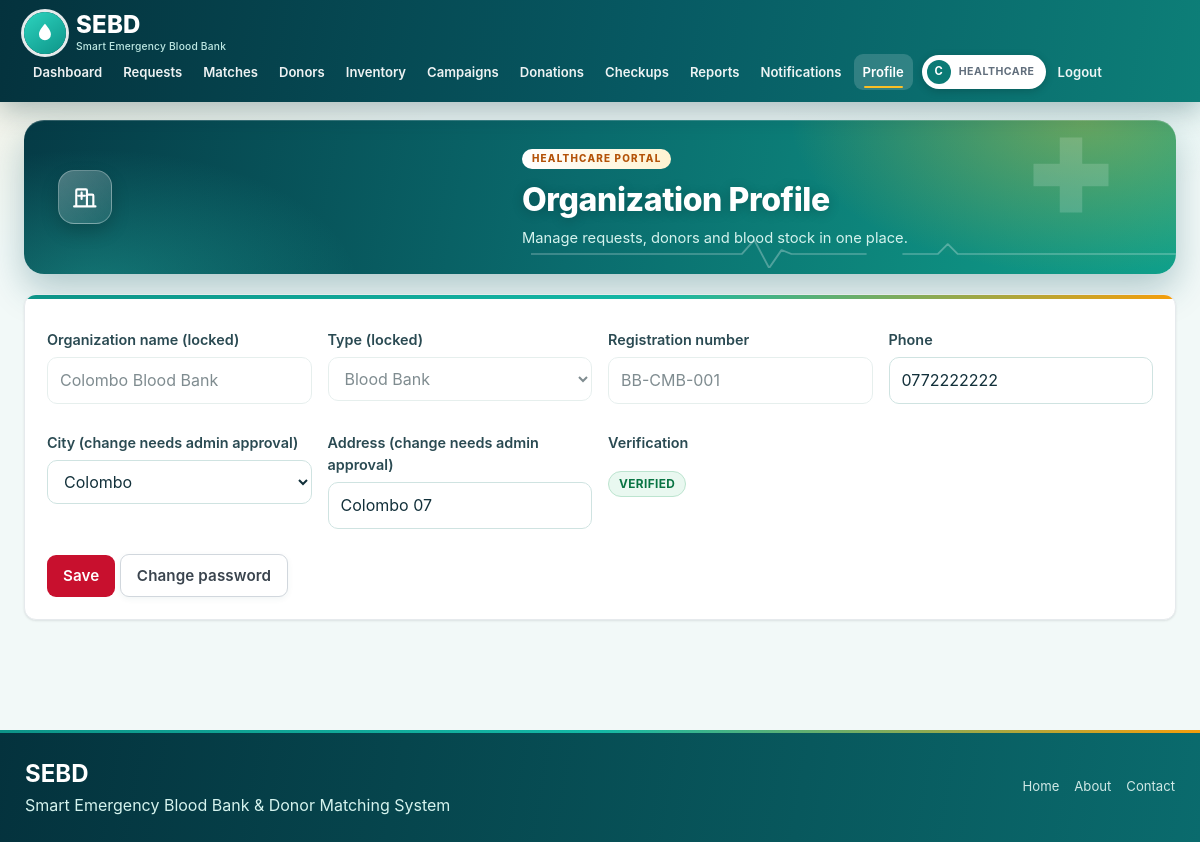
The page /healthcare/profile.php (signed in) on the database its author committed.
### tables this page shows
CREATE TABLE IF NOT EXISTS `healthcare_organizations` (
  `organization_id` int NOT NULL AUTO_INCREMENT,
  `user_id` int NOT NULL,
  `organization_name` varchar(150) NOT NULL,
  `organization_type` varchar(50) DEFAULT NULL,
  `registration_number` varchar(100) NOT NULL,
  `address` varchar(255) DEFAULT NULL,
  `city` varchar(100) DEFAULT NULL,
  `phone` varchar(20) DEFAULT NULL,
  `verification_status` enum('PENDING','VERIFIED','REJECTED') DEFAULT 'PENDING',
  `created_at` datetime DEFAULT CURRENT_TIMESTAMP,
  `certificate_file` varchar(100) DEFAULT NULL,
  `rejection_reason` varchar(255) DEFAULT NULL,
  `reviewed_by` int DEFAULT NULL,
  `reviewed_at` datetime DEFAULT NULL,
  `pending_city` varchar(100) DEFAULT NULL,
  `pending_address` varchar(255) DEFAULT NULL,
  `location_change_at` datetime DEFAULT NULL,
  PRIMARY KEY (`organization_id`),
  UNIQUE KEY `user_id` (`user_id`),
  UNIQUE KEY `registration_number` (`registration_number`)
);

### includes/auth.php (called while the page is built, shortened)
<?php
require_once __DIR__.'/../config/database.php';
require_once __DIR__.'/functions.php';
process_requests($pdo);

### healthcare/profile.php (the view, shortened to what this page needs)
<?php require_once __DIR__.'/../includes/auth.php'; require_role('HEALTHCARE');
$o=my_org($pdo);
$status=$o['verification_status'];
$editIdentity=($status==='REJECTED'); $locationViaRequest=($status==='VERIFIED');
$title='Organization Profile'; require '../includes/header.php'; ?>
<form method="post" class="card"><?= csrf_field() ?><div class="row">
<div><label>Organization name<?= $editIdentity?'':' (locked)' ?></label><input name="organization_name" value="<?= h($o['organization_name']) ?>" maxlength="150" <?= $editIdentity?'required':'disabled' ?>></div>
<div><label>Type<?= $editIdentity?'':' (locked)' ?></label><select name="organization_type" <?= $editIdentity?'':'disabled' ?>><?php foreach(['Blood Bank','Hospital'] as $t) echo "<option ".($o['organization_type']===$t?'selected':'').">$t</option>"; ?></select></div>
<div><label>Registration number</label><input value="<?= h($o['registration_number']) ?>" disabled></div>
<div><label>Phone</label><input name="phone" value="<?= h($o['phone']) ?>" required pattern="[0-9]{10}" maxlength="10" inputmode="numeric" title="Enter exactly 10 digits"></div>
<div><label>City<?= $locationViaRequest?' (change needs admin approval)':($editIdentity?'':' (locked)') ?></label><?php if($editIdentity||$locationViaRequest) echo city_select('city',$o['city']); else echo '<input value="'.h($o['city']).'" disabled>'; ?></div>
<div><label>Address<?= $locationViaRequest?' (change needs admin approval)':($editIdentity?'':' (locked)') ?></label><input name="address" value="<?= h($o['address']) ?>" maxlength="255" <?= ($editIdentity||$locationViaRequest)?'':'disabled' ?>></div>
<div><label>Verification</label><p><?= badge($status) ?></p></div></div><br><button class="btn">Save</button> <a class="btn alt" href="change-password.php">Change password</a></form>
<?php require '../includes/footer.php';

### includes/functions.php (shortened to what this page needs)
<?php
function icon($n){
  static $i=[
  'drop'=>'<path d="M12 2.7s6 6.2 6 10.6a6 6 0 0 1-12 0c0-4.4 6-10.6 6-10.6z"/>',
  'users'=>'<path d="M16 20v-1.5a3.5 3.5 0 0 0-3.5-3.5h-5A3.5 3.5 0 0 0 4 18.5V20"/><circle cx="10" cy="8" r="3.5"/><path d="M20 20v-1.5a3.5 3.5 0 0 0-2.5-3.3M15.5 4.7a3.5 3.5 0 0 1 0 6.6"/>',
  'user'=>'<circle cx="12" cy="8" r="4"/><path d="M4 21v-1a6 6 0 0 1 6-6h4a6 6 0 0 1 6 6v1"/>',
  'check'=>'<path d="M5 12.5l4.5 4.5L19 7.5"/>',
  'hospital'=>'<path d="M4 21V6a1 1 0 0 1 1-1h8a1 1 0 0 1 1 1v15M14 10h5a1 1 0 0 1 1 1v10M2 21h20M9 8v6M6 11h6"/>',
  'activity'=>'<path d="M3 12h4l3-8 4 16 3-8h4"/>',
  'alert'=>'<path d="M12 3.5L21.5 20h-19z"/><path d="M12 10v5M12 17.5v.01"/>',
  'target'=>'<circle cx="12" cy="12" r="9"/><circle cx="12" cy="12" r="5"/><circle cx="12" cy="12" r="1"/>',
  'lock'=>'<rect x="5" y="11" width="14" height="10" rx="2"/><path d="M8 11V8a4 4 0 0 1 8 0v3"/>',
  'message'=>'<path d="M21 12a8 8 0 0 1-11.6 7.1L4 20.5l1.4-4.6A8 8 0 1 1 21 12z"/>',
  'pin'=>'<path d="M12 21s7-6.2 7-11.5a7 7 0 0 0-14 0C5 14.8 12 21 12 21z"/><circle cx="12" cy="9.5" r="2.5"/>',
  'mail'=>'<rect x="3" y="5" width="18" height="14" rx="2"/><path d="M3 7l9 6 9-6"/>',
  'phone'=>'<path d="M5 4h4l2 5-2.5 1.5a11 11 0 0 0 5 5L15 13l5 2v4a2 2 0 0 1-2 2A16 16 0 0 1 3 6a2 2 0 0 1 2-2z"/>',
  'shield'=>'<path d="M12 3l8 3v6c0 4.5-3.4 8-8 9-4.6-1-8-4.5-8-9V6z"/><path d="M9 12l2.2 2.2L15.5 10"/>',
  'clock'=>'<circle cx="12" cy="12" r="9"/><path d="M12 7v5l3 2"/>',
  'arrow'=>'<path d="M5 12h14M13 6l6 6-6 6"/>',
  'calendar'=>'<rect x="4" y="5" width="16" height="15" rx="2"/><path d="M4 10h16M9 3v4M15 3v4"/>',
  'bell'=>'<path d="M6 16v-5a6 6 0 0 1 12 0v5l1.5 2h-15z"/><path d="M10 20.5a2 2 0 0 0 4 0"/>',
  'heart'=>'<path d="M12 20s-7.5-4.6-7.5-10a4.3 4.3 0 0 1 7.5-2.8A4.3 4.3 0 0 1 19.5 10c0 5.4-7.5 10-7.5 10z"/>',
  'clipboard'=>'<rect x="6" y="4" width="12" height="17" rx="2"/><path d="M9 4h6v3H9zM9 12h6M9 16h4"/>',
  'megaphone'=>'<path d="M4 10v4h3l7 4V6L7 10z"/><path d="M17.5 9.5a4 4 0 0 1 0 5"/>',
  'ban'=>'<circle cx="12" cy="12" r="9"/><path d="M5.6 5.6l12.8 12.8"/>',
  'file'=>'<path d="M7 3h7l4 4v14H7z"/><path d="M14 3v4h4M10 13h5M10 17h5"/>',
  'menu'=>'<path d="M4 6h16M4 12h16M4 18h16"/>'
  ];
  return "<svg class='ico' viewBox='0 0 24 24' width='1em' height='1em' aria-hidden='true' focusable='false'>".$i[$n].'</svg>';
}
function h($s){ return htmlspecialchars((string)$s, ENT_QUOTES, 'UTF-8'); }
function badge($s){ $label=$s==='CLEARED'?'Checkup cleared':str_replace('_',' ',$s); return "<span class='badge b-".strtolower(h($s))."'>".h($label)."</span>"; }
function city_select($name,$sel=''){
  $o=''; foreach(SL_CITIES as $c=>$_) $o.="<option ".($c===$sel?'selected':'').">$c</option>";
  return "<select name='$name'>$o</select>";
}
function my_org($pdo){ $s=$pdo->prepare("SELECT o.*,u.email FROM healthcare_organizations o JOIN users u USING(user_id) WHERE o.user_id=?"); $s->execute([$_SESSION['uid']]); return $s->fetch(); }
function compatible_donor_groups($r){
  $m=['A+'=>['A+','A-','O+','O-'],'A-'=>['A-','O-'],'B+'=>['B+','B-','O+','O-'],'B-'=>['B-','O-'],
      'AB+'=>BLOOD,'AB-'=>['AB-','A-','B-','O-'],'O+'=>['O+','O-'],'O-'=>['O-']];
  return $m[$r] ?? [];
}
function distance_km($a,$b,$c,$d){
  $r=6371; $dl=deg2rad($c-$a); $dn=deg2rad($d-$b);
  $x=sin($dl/2)**2+cos(deg2rad($a))*cos(deg2rad($c))*sin($dn/2)**2;
  return round(2*$r*asin(sqrt($x)),2);
}
function donor_group_order($recipient){
  $c=compatible_donor_groups($recipient); $reach=[];
  foreach(BLOOD as $g){ $reach[$g]=0; foreach(BLOOD as $rcp) if(in_array($g,compatible_donor_groups($rcp),true)) $reach[$g]++; }
  $rh=substr($recipient,-1);
  $key=fn($g)=>[$g===$recipient?0:1,substr($g,-1)===$rh?0:1,$reach[$g],array_search($g,BLOOD)];
  usort($c,fn($a,$b)=>$key($a)<=>$key($b));
  return $c;
}
function process_requests($pdo,$force=false){
  try{
    $e=$pdo->query("SELECT r.request_id,r.urgency,r.status,r.units_required,r.blood_group,ho.user_id org_user,
        (SELECT COUNT(*) FROM donor_matches m WHERE m.request_id=r.request_id AND m.status IN ('ACCEPTED','COMPLETED')) active,
        (SELECT COUNT(*) FROM emergency_request_history h WHERE h.request_id=r.request_id AND h.notes LIKE 'Re-match round%(automatic)%') autor,
        TIMESTAMPDIFF(MINUTE,r.created_at,r.required_time) win,
        GREATEST(r.created_at,COALESCE((SELECT MAX(h.changed_at) FROM emergency_request_history h WHERE h.request_id=r.request_id AND (h.notes LIKE 'Re-match round%' OR h.notes LIKE 'Request edited%urgency %')),r.created_at)) last_round,
        TIMESTAMPDIFF(MINUTE,GREATEST(r.created_at,COALESCE((SELECT MAX(h.changed_at) FROM emergency_request_history h WHERE h.request_id=r.request_id AND (h.notes LIKE 'Re-match round%' OR h.notes LIKE 'Request edited%urgency %')),r.created_at)),NOW()) waited
      FROM emergency_requests r JOIN healthcare_organizations ho USING(organization_id) WHERE r.status IN ('PENDING','MATCHING','PARTIALLY_FULFILLED') AND r.required_time>NOW()")->fetchAll();
    foreach($e as $r){
      $limit=min(ESCALATE_AFTER_MIN[$r['urgency']],max(ESCALATE_MIN_WAIT,intdiv((int)$r['win'],2)));
      if((int)$r['active']>=(int)$r['units_required'] || (int)$r['autor']>=AUTO_MAX_ROUNDS || (int)$r['waited']<$limit) continue;
      $rd=rematch_rounds($pdo,$r['request_id'])+1; $n=run_matching($pdo,$r['request_id'],$rd,$mi);
      $note="Re-match round $rd (automatic): $n additional donor(s) notified after {$limit} minutes without enough accepted donors (search widened".($n?'; '.match_info_text($mi,$r['blood_group']):'').").";
      $pdo->prepare("INSERT INTO emergency_request_history(request_id,old_status,new_status,changed_by,notes) VALUES(?,?,?,?,?)")->execute([$r['request_id'],$r['status'],$n&&$r['status']==='PENDING'?'MATCHING':$r['status'],$r['org_user'],$note]);
    }
  }catch(Throwable $x){  }
  finally{ try{ $pdo->query("SELECT RELEASE_LOCK('sebd_process_requests')"); }catch(Throwable $x){} }
}
function rematch_rounds($pdo,$rid){ $s=$pdo->prepare("SELECT COUNT(*) FROM emergency_request_history WHERE request_id=? AND notes LIKE 'Re-match round%'"); $s->execute([$rid]); return (int)$s->fetchColumn(); }
function run_matching($pdo,$rid,$round=0,&$info=null){
  $info=['exact'=>0,'compatible'=>0,'reserved'=>0,'far'=>0];
  $s=$pdo->prepare("SELECT r.*,COALESCE(r.latitude,o.latitude) lat,COALESCE(r.longitude,o.longitude) lng FROM emergency_requests r JOIN healthcare_organizations o ON o.organization_id=r.organization_id WHERE r.request_id=?");
  $s->execute([$rid]); $r=$s->fetch(); if(!$r) return 0;
  $order=donor_group_order($r['blood_group']); $in=implode(',',array_fill(0,count($order),'?'));
  $ladder=URGENCY_RADIUS[$r['urgency']];
  $need=max(1,((int)$r['units_required']-completed_units($pdo,$rid))*MATCH_POOL_FACTOR); $limit=max(URGENCY_LIMIT[$r['urgency']],(int)ceil($need*URGENCY_LIMIT_MULT[$r['urgency']]));
  $sort=fn($a,$b)=>[$a['km']??9999,$a['last_donation_date']??'0000-00-00',$a['donor_id']]<=>[$b['km']??9999,$b['last_donation_date']??'0000-00-00',$b['donor_id']];
  $reserved=$r['blood_group']!==RESERVED_GROUP ? RESERVED_GROUP : null;
  $unitsLeft=max(1,(int)$r['units_required']-completed_units($pdo,$rid)); $reserveNeed=$unitsLeft*RESERVED_POOL_FACTOR[$r['urgency']];
  $start=min($round,count($ladder)-1); $c=[];
  $pick=function(array $byGroup,bool $far) use ($order,$reserved,$reserveNeed,$need,$ladder,$start,$sort,$r,&$c){
    foreach($order as $g){
      if($g===$reserved && count($c)>=$reserveNeed) break;
      $pool=$byGroup[$g]??[]; if(!$pool) continue;
      $sel=[]; for($i=$start;$i<count($ladder);$i++){
        $rad=$ladder[$i]; $sel=array_values(array_filter($pool,fn($d)=>$rad===null||($d['km']!==null&&$d['km']<=$rad)));
      }
      usort($sel,$sort);
      if($g===$reserved) $sel=array_slice($sel,0,max(0,$reserveNeed-count($c)));
      foreach($sel as $d){ $d['tier']=$g===$r['blood_group']?'exact':($g===$reserved?'reserved':'compatible'); $d['far']=$far; $c[]=$d; }
    }
  };
  $c=array_slice($c,0,$limit); $n=0;
  foreach($c as $d){
    $info[$d['tier']]++; if($d['far']) $info['far']++; $n++;
  }
  return $n;
}
function match_info_text($i,$bg){
  $p=["{$i['exact']} exact $bg"]; if($i['compatible']) $p[]="{$i['compatible']} compatible"; if($i['reserved']) $p[]="{$i['reserved']} universal O- (exact/compatible donors were not enough)";
  return implode(', ',$p);
}
function completed_units($pdo,$rid){ $s=$pdo->prepare("SELECT COUNT(*) FROM donor_matches WHERE request_id=? AND status='COMPLETED'"); $s->execute([$rid]); return (int)$s->fetchColumn(); }

### rows shown on the page
healthcare_organizations: organization_name "Colombo Blood Bank", organization_type "Blood Bank", registration_number "BB-CMB-001", phone "0772222222", city "Colombo", address "Colombo 07", verification_status "VERIFIED"

### other values the page prints
$l "Dashboard"
$l "Requests"
$l "Matches"
$l "Donors"
$l "Inventory"
$l "Campaigns"
$l "Donations"
$l "Checkups"
$l "Reports"
$l "Notifications"
$l "Profile"
substr($_SESSION['name']??'U',0,1) "C"
$title "Organization Profile"
